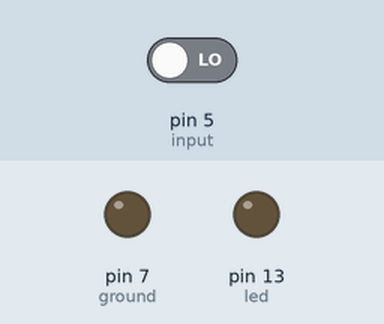
Simulated run of this sketch. Board: Arduino Uno, built with avr-gcc and run on an emulated ATmega328P. On the bench: output pins drawn as LEDs (lit = HIGH). The inputs (shaded band) are chosen by the test bench; at power-on: pin 5 (input) LOW. Pins used as bus, display or sensor lines are not drawn.

Above: at 1.2 s.
1.3 s: pin 5 (input) driven HIGH
At 2.4 s:
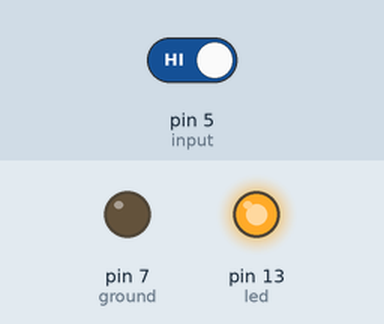
2.8 s: pin 5 (input) driven LOW
At 3.5 s:
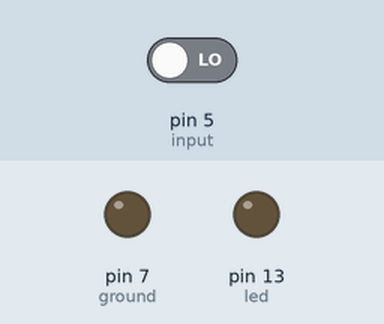
Timing chart, 0 to 5.8 s (numbered marks = the images above; inputs shaded):
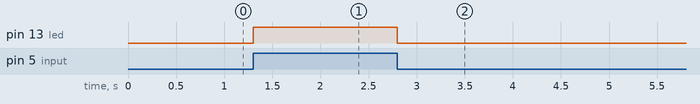

Measured:
- after the input at 1.3 s, pin 13 (led): LOW → HIGH at once
- after the input at 2.8 s, pin 13 (led): HIGH → LOW at once

The sketch:

ground_pin.ino
```cpp
const int input = 5;
const int power = 6;
const int ground = 7;

const int led = 13;

void setup() {
  pinMode(input, INPUT);
  pinMode(power, OUTPUT);
  digitalWrite(power, HIGH);
  pinMode(ground, OUTPUT);
  digitalWrite(ground, LOW);
  pinMode(led, OUTPUT);
  digitalWrite(led, LOW);
}

void loop() {
  digitalWrite(led, digitalRead(input));
}
```
